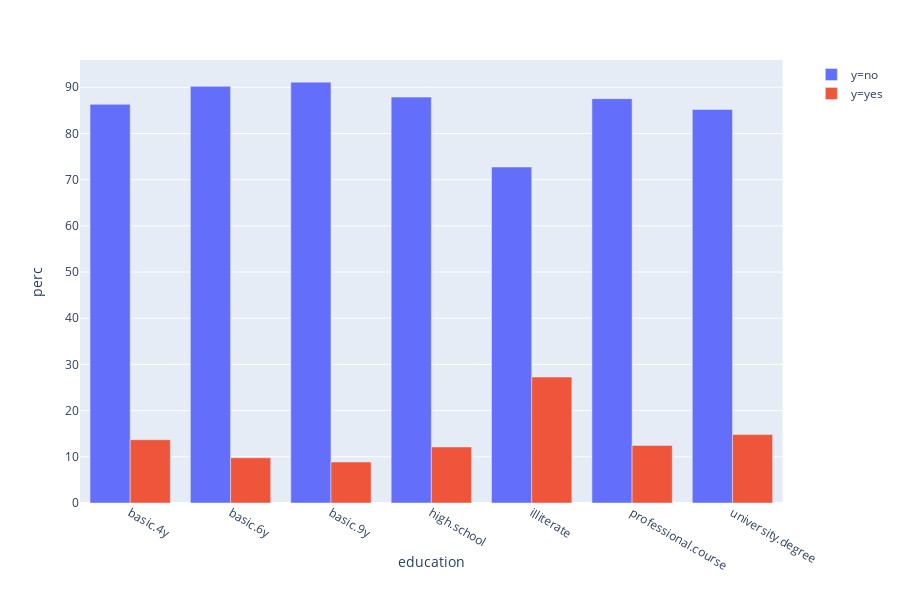

The notebook cell this image was saved under:
### Code cell
fig_age_y2 = px.bar(x4, x='education', y = 'perc', color = 'y', barmode = 'group')
fig_age_y2.show()

### Figure 1 — Plotly figure (JSON) as saved in the notebook; plotly's stock layout.template omitted (floating-point values rounded to 4 significant figures)
{"data": [{"alignmentgroup": "True", "hoverlabel": {"namelength": 0}, "hovertemplate": "y=no<br>education=%{x}<br>perc=%{y}", "legendgroup": "y=no", "marker": {"color": "#636efa"}, "name": "y=no", "offsetgroup": "y=no", "orientation": "v", "showlegend": true, "textposition": "auto", "type": "bar", "x": ["basic.4y", "basic.6y", "basic.9y", "high.school", "illiterate", "professional.course", "university.degree"], "xaxis": "x", "y": [86.3, 90.2, 91.11, 87.87, 72.73, 87.54, 85.19], "yaxis": "y"}, {"alignmentgroup": "True", "hoverlabel": {"namelength": 0}, "hovertemplate": "y=yes<br>education=%{x}<br>perc=%{y}", "legendgroup": "y=yes", "marker": {"color": "#EF553B"}, "name": "y=yes", "offsetgroup": "y=yes", "orientation": "v", "showlegend": true, "textposition": "auto", "type": "bar", "x": ["basic.4y", "basic.6y", "basic.9y", "high.school", "illiterate", "professional.course", "university.degree"], "xaxis": "x", "y": [13.7, 9.8, 8.89, 12.13, 27.27, 12.46, 14.81], "yaxis": "y"}], "layout": {"barmode": "group", "height": 600, "legend": {"tracegroupgap": 0}, "margin": {"t": 60}, "xaxis": {"anchor": "y", "domain": [0, 0.98], "title": {"text": "education"}}, "yaxis": {"anchor": "x", "domain": [0, 1], "title": {"text": "perc"}}}}
